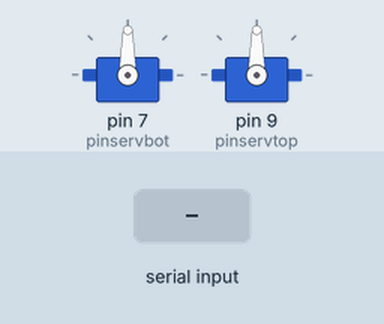
Bench run of a sketch on a simulated Arduino Uno, built with avr-gcc and run on an emulated ATmega328P. On the bench: 2 × servo. The test bench sets the inputs (shaded band).

Above: at 1.2 s.
1.3 s: "90,45\n" received over Serial
At 1.9 s:
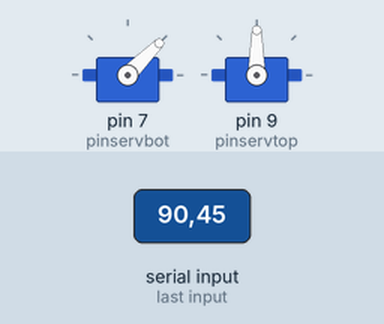
2.8 s: "30,150\n" received over Serial
At 3.1 s:
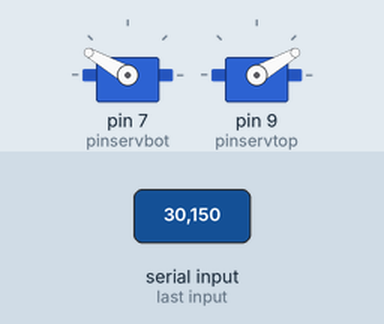
4.3 s: "5\n" received over Serial
At 5.4 s:
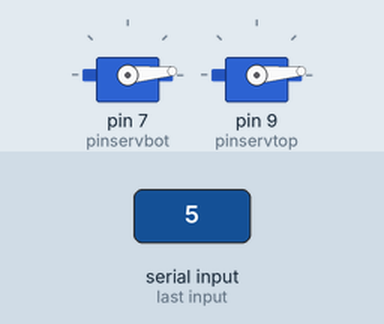
5.8 s: "200\n" received over Serial
At 6.5 s:
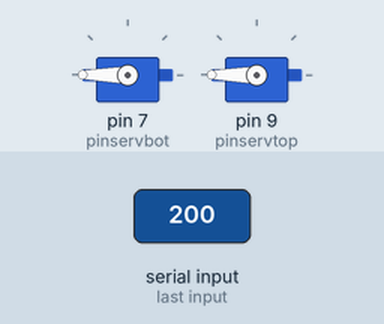
7.3 s: "1,90,45\n" received over Serial
At 7.7 s:
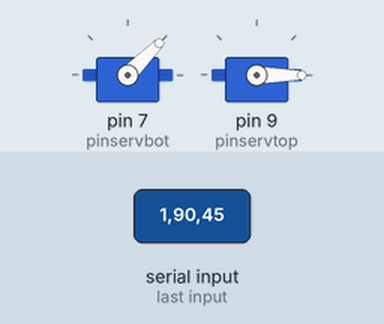
8.8 s: "1,90\n" received over Serial
At 10.0 s:
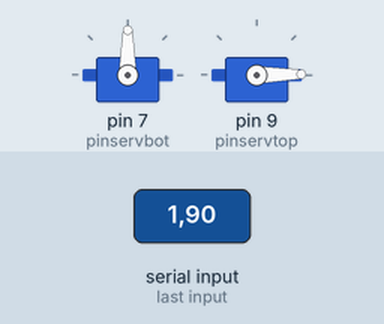
Timing chart, 0 to 11.3 s (numbered marks = the images above; inputs shaded):
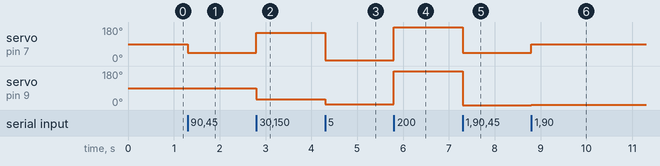

The sketch:

facedetection.ino
```cpp
#include <Servo.h>

int xang;
int yang;

Servo Servo1;//top
Servo Servo2;//bottom

int pinservtop=9;
int pinservbot=7;
void setup() {
	Serial.begin(115200);
  Servo2.attach(pinservbot);
  Servo1.attach(pinservtop);
	Serial.setTimeout(1);

}

void loop() {
  while (!Serial.available());
  String str = Serial.readStringUntil('\n');
  int comma = str.indexOf(',');
  xang = str.substring(0, comma).toInt();
  yang =str.substring(comma +1).toInt();
  Servo1.write(xang);
  Servo2.write(yang);

}
```

Measured:
- after the input at 1.3 s, servo on pin 7 (pinservbot): 90° → 45° at once
- after the input at 2.8 s, servo on pin 7 (pinservbot): 45° → 150° at once; servo on pin 9 (pinservtop): 90° → 30° at once
- after the input at 4.3 s, servo on pin 7 (pinservbot): 150° → 5° at once; servo on pin 9 (pinservtop): 30° → 5° at once
- after the input at 5.8 s, servo on pin 7 (pinservbot), servo on pin 9 (pinservtop): 5° → 180° at once
- after the input at 7.3 s, servo on pin 7 (pinservbot): 180° → 45° at once; servo on pin 9 (pinservtop): 180° → 0° at once
- after the input at 8.8 s, servo on pin 7 (pinservbot): 45° → 90° at once; servo on pin 9 (pinservtop): 0° → 1° at once
